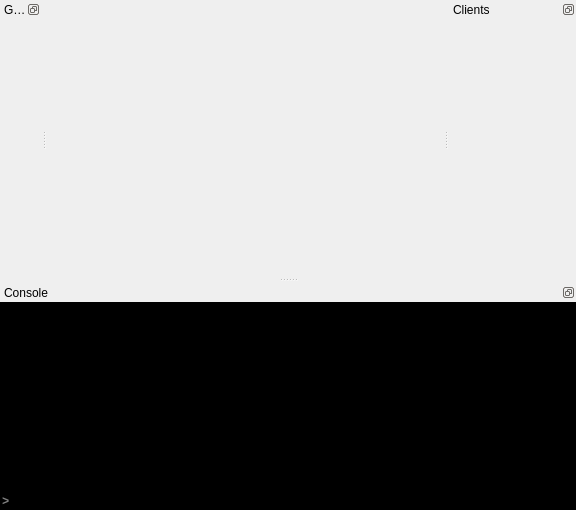
<?xml version="1.0" encoding="UTF-8"?>
<ui version="4.0">
 <class>MainWindow</class>
 <widget class="QMainWindow" name="MainWindow">
  <property name="windowModality">
   <enum>Qt::NonModal</enum>
  </property>
  <property name="geometry">
   <rect>
    <x>0</x>
    <y>0</y>
    <width>576</width>
    <height>510</height>
   </rect>
  </property>
  <property name="windowTitle">
   <string>MainWindow</string>
  </property>
  <property name="windowOpacity">
   <double>1.000000000000000</double>
  </property>
  <property name="styleSheet">
   <string notr="true"/>
  </property>
  <property name="documentMode">
   <bool>true</bool>
  </property>
  <property name="dockNestingEnabled">
   <bool>true</bool>
  </property>
  <property name="dockOptions">
   <set>QMainWindow::AllowNestedDocks|QMainWindow::AllowTabbedDocks|QMainWindow::AnimatedDocks</set>
  </property>
  <property name="unifiedTitleAndToolBarOnMac">
   <bool>false</bool>
  </property>
  <widget class="QWidget" name="centralWidget">
   <layout class="QVBoxLayout" name="verticalLayout">
    <property name="spacing">
     <number>0</number>
    </property>
    <property name="margin">
     <number>0</number>
    </property>
   </layout>
  </widget>
  <widget class="QDockWidget" name="consoleDock">
   <property name="sizePolicy">
    <sizepolicy hsizetype="Maximum" vsizetype="Maximum">
     <horstretch>0</horstretch>
     <verstretch>0</verstretch>
    </sizepolicy>
   </property>
   <property name="minimumSize">
    <size>
     <width>90</width>
     <height>107</height>
    </size>
   </property>
   <property name="features">
    <set>QDockWidget::DockWidgetFloatable|QDockWidget::DockWidgetMovable</set>
   </property>
   <property name="windowTitle">
    <string>Console</string>
   </property>
   <attribute name="dockWidgetArea">
    <number>8</number>
   </attribute>
   <widget class="QWidget" name="dockWidgetContents">
    <layout class="QVBoxLayout" name="verticalLayout_3">
     <property name="spacing">
      <number>0</number>
     </property>
     <property name="margin">
      <number>0</number>
     </property>
     <item>
      <widget class="QTextEdit" name="textEdit">
       <property name="font">
        <font>
         <family>Lucida Console</family>
         <pointsize>8</pointsize>
        </font>
       </property>
       <property name="styleSheet">
        <string notr="true">background-color: black;
color: white;</string>
       </property>
       <property name="frameShape">
        <enum>QFrame::NoFrame</enum>
       </property>
       <property name="lineWidth">
        <number>0</number>
       </property>
       <property name="undoRedoEnabled">
        <bool>false</bool>
       </property>
       <property name="readOnly">
        <bool>true</bool>
       </property>
      </widget>
     </item>
     <item>
      <widget class="QLineEdit" name="lineEdit">
       <property name="font">
        <font>
         <family>Lucida Console</family>
         <weight>75</weight>
         <bold>true</bold>
        </font>
       </property>
       <property name="styleSheet">
        <string notr="true">background-color: black; color: white;</string>
       </property>
       <property name="inputMask">
        <string/>
       </property>
       <property name="text">
        <string/>
       </property>
       <property name="frame">
        <bool>false</bool>
       </property>
       <property name="echoMode">
        <enum>QLineEdit::Normal</enum>
       </property>
       <property name="placeholderText">
        <string>&gt; </string>
       </property>
      </widget>
     </item>
    </layout>
   </widget>
  </widget>
  <widget class="QDockWidget" name="clientsDock">
   <property name="sizePolicy">
    <sizepolicy hsizetype="Maximum" vsizetype="Maximum">
     <horstretch>0</horstretch>
     <verstretch>0</verstretch>
    </sizepolicy>
   </property>
   <property name="features">
    <set>QDockWidget::DockWidgetFloatable|QDockWidget::DockWidgetMovable</set>
   </property>
   <property name="windowTitle">
    <string>Clients</string>
   </property>
   <attribute name="dockWidgetArea">
    <number>2</number>
   </attribute>
   <widget class="QWidget" name="dockWidgetContents_2">
    <property name="sizePolicy">
     <sizepolicy hsizetype="Expanding" vsizetype="Expanding">
      <horstretch>0</horstretch>
      <verstretch>0</verstretch>
     </sizepolicy>
    </property>
    <layout class="QVBoxLayout" name="verticalLayout_2">
     <property name="spacing">
      <number>0</number>
     </property>
     <property name="margin">
      <number>0</number>
     </property>
     <item>
      <widget class="QTabWidget" name="tabWidget">
       <property name="sizePolicy">
        <sizepolicy hsizetype="Expanding" vsizetype="Expanding">
         <horstretch>0</horstretch>
         <verstretch>0</verstretch>
        </sizepolicy>
       </property>
       <property name="documentMode">
        <bool>true</bool>
       </property>
       <property name="tabsClosable">
        <bool>true</bool>
       </property>
       <property name="movable">
        <bool>true</bool>
       </property>
      </widget>
     </item>
    </layout>
   </widget>
  </widget>
  <widget class="QDockWidget" name="gamesDock">
   <property name="sizePolicy">
    <sizepolicy hsizetype="Maximum" vsizetype="Maximum">
     <horstretch>0</horstretch>
     <verstretch>0</verstretch>
    </sizepolicy>
   </property>
   <property name="features">
    <set>QDockWidget::DockWidgetFloatable|QDockWidget::DockWidgetMovable</set>
   </property>
   <property name="windowTitle">
    <string>Games</string>
   </property>
   <attribute name="dockWidgetArea">
    <number>1</number>
   </attribute>
   <widget class="QWidget" name="dockWidgetContents_3">
    <layout class="QVBoxLayout" name="verticalLayout_4"/>
   </widget>
  </widget>
 </widget>
 <layoutdefault spacing="6" margin="11"/>
 <resources/>
 <connections/>
</ui>
